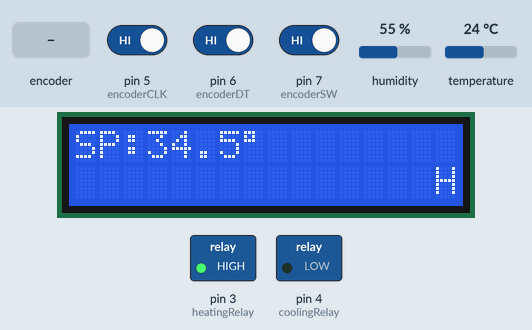
Simulated run of this sketch. Board: Arduino Uno, built with avr-gcc and run on an emulated ATmega328P. On the bench: 16×2 character LCD, switched loads named in the sketch (green lamp = pin HIGH). The inputs (shaded band) are chosen by the test bench; at power-on: temperature 24 °C, pin 7 (encoderSW) HIGH, pin 5 (encoderCLK) HIGH, pin 6 (encoderDT) HIGH, humidity 55 %. EEPROM starts erased; what the sketch prints to the serial monitor is not drawn.

Above: at 1.4 s.
1.5 s: temperature set to 41 °C
At 2.8 s:
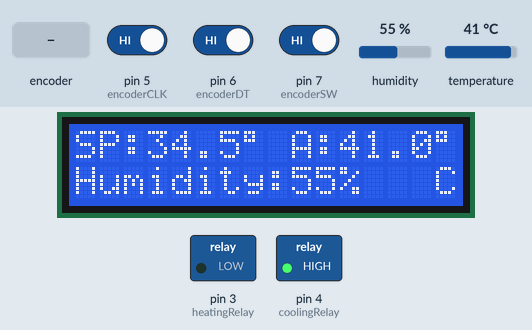
3.5 s: pin 7 (encoderSW) driven LOW
At 4.6 s:
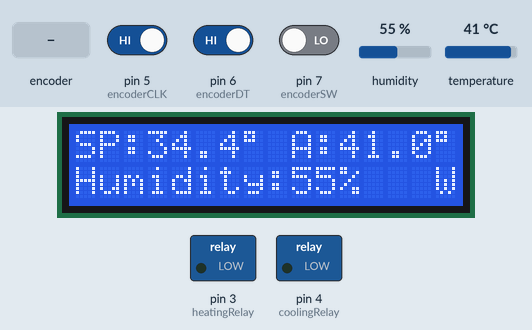
5.0 s: rotary encoder on pin 5 (encoderCLK) / pin 6 (encoderDT) turned 3 steps (first pin leading)
At 6.0 s:
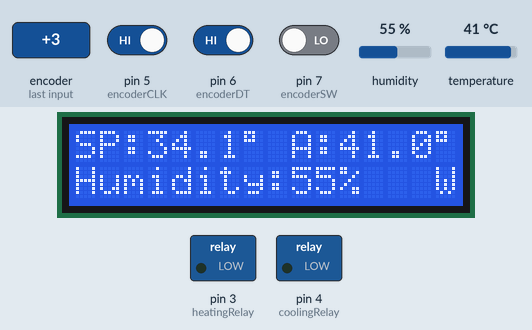
7.1 s: rotary encoder on pin 5 (encoderCLK) / pin 6 (encoderDT) turned 1 step (first pin leading)
At 8.4 s:
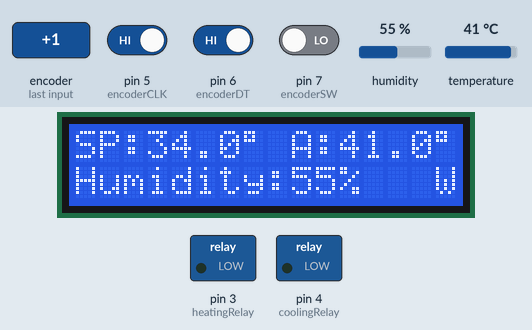
8.8 s: pin 7 (encoderSW) driven HIGH
At 10.1 s:
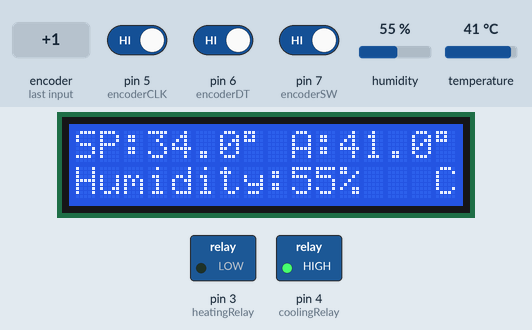
10.4 s: temperature set to 34.7 °C
At 11.8 s:
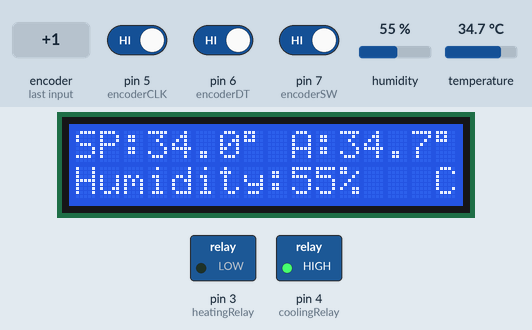
12.5 s: temperature set to 33.5 °C
Timing chart, 0 to 15.5 s (numbered marks = the images above; inputs shaded):
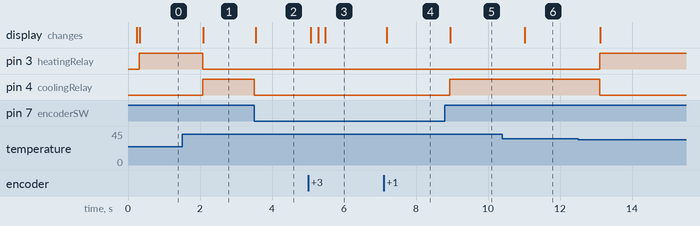

The sketch:

ardBeeQueen.ino
```cpp
/*
  The LCD circuit:
                               GND            display pin 1
    supply voltage for logic   +5V            display pin 2

   10K potentiometer:
   ends to +5V and ground
   LCD VO - contrast           wiper          display pin 3

   LCD RS pin                  digital pin 13 display pin 4
   LCD R/W pin                 GND            display pin 5
   LCD Enable pin              digital pin 12 display pin 6
   LCD D4                      digital pin 11 display pin 11
   LCD D5                      digital pin 10 display pin 12
   LCD D6                      digital pin 9  display pin 13
   LCD D7                      digital pin 8  display pin 14

   220ohm resistor to +5V
   back light anode:+4.2V      220ohm         display pin 15
   back light cathode          GND	          display pin 16
*/

// Include EEPROM library
#include <EEPROM.h>
int eeAddr = 0; // Address to store the set point temp

// Include the DHT library
#include <DHT.h>

// Define DHT pin
#define DHTPIN 2  // Declare Pin Number
// Uncomment one of the below sensors
//#define DHTTYPE DHT11   // DHT 11 used
#define DHTTYPE DHT22   // DHT 22  (AM2302), AM2321
//#define DHTTYPE DHT21   // DHT 21 (AM230)
// Set up DHT sensor
DHT dht(DHTPIN, DHTTYPE);  // Initialize DHT sensor

// Relay pins
const int heatingRelay = 3;  // Relay heating
const int coolingRelay = 4;  // Relay cooling
int heatState = 0;
int heatStateLast = 0;

// Rotary encoder
// Encode pins
const int encoderCLK = 5; // Rotary encoder CLK signal input pin
const int encoderDT = 6; // Rotary encoder DT signal input pin
const int encoderSW = 7; // Rotary encoders switch input pin, goes LOW when pressed
// For storing encoder values
int encoderCLKState = 0;
int encoderDTState = 0;
int encoderSWState = 0;
int encoderDTStateLast = 0;
int encoderSWStateLast = 0;

long encoderSWTimeMillis = 0; // the last time encoder button was toggled
long debounce = 200;   // the debounce time, increase if the output flickers

// The LCD library
#include <LiquidCrystal.h>

// Initialize the library with the numbers of the interface pins
LiquidCrystal lcd(13, 12, 11, 10, 9, 8);

// Columns and rows of the LCD
int lcdColumns = 16;
int lcdRows = 2;

// Variables
float hum = 0;
float temp = 0;

double dewPoint = 0;
double dewPointFast = 0;
float hic = 0;

// For calculation of length of values
String valString = "";
int valLength;

// The goal temp, in degrees celsius
float setPointTemp = 34.5;

// Wait time between reads, in milliseconds
long readMillis = 0; // stores millis
int waitTime = 2000; // millis to wait between reads

// Text to print before temps
String setPointTempText = "SP:";
String actualTempText = "A:";

// Buffer to store float to string
char dtostrfbuffer[5];

void setup(void) {

  // Start LCD
  lcd.begin(lcdColumns, lcdRows);
  // Print a message to the LCD
  lcd.setCursor(0, 0);
  lcd.print("ardBeeQueen");
  lcd.setCursor(0, 1);
  lcd.print("Booting ...");

  // start serial port
  lcd.setCursor(0, 1);
  lcd.print("Starting serial ...");
  Serial.begin(9600);

  Serial.println("ardBeeQueen");
  Serial.println("20191008");
  Serial.println("by Jon Sagebrand");
  Serial.println("jonsagebrand@gmail.com");
  Serial.println();

  // Read set temp from eeprom
  Serial.println("Reading last temp from eeprom ...");
  lcd.setCursor(0, 1);
  lcd.print("Reading last temp ...");
  float f = 0.00f;
  EEPROM.get( eeAddr, f );
  Serial.println( f );

  // Check if there is a value stored in eeprom
  // If so, then use it as set point
  // Else store the predefined value
  if ( isnan(f) ) {
    Serial.println("No value found in eeprom");
    Serial.print("Storing value: ");
    Serial.println(setPointTemp);
    EEPROM.put(eeAddr, setPointTemp);
  } else {
    Serial.print("Found a value stored in eeprom: ");
    Serial.println(f);
    Serial.println("Using it as set point temperature");
    setPointTemp = f;
    Serial.println();
  }

  // Start DHT sensor
  Serial.println("Starting DHT sensor ...");
  lcd.setCursor(0, 1);
  lcd.print("Starting sensor ...");
  dht.begin();  // start up dht sensors

  // Define in- and outputs
  Serial.println("Starting outputs  ...");
  lcd.setCursor(0, 1);
  lcd.print("Starting outputs ...");
  pinMode(heatingRelay, OUTPUT);
  pinMode(coolingRelay, OUTPUT);

  // Define rotary encoder
  Serial.println("Starting inputs ...");
  lcd.setCursor(0, 1);
  lcd.print("Starting inputs ...");
  pinMode(encoderCLK, INPUT);
  pinMode(encoderDT, INPUT);
  pinMode(encoderSW, INPUT);

  lcd.clear();

  printSetPoint();

  Serial.println("Program starts ...");
  Serial.println();

}
void loop(void) {

  // read rotary encoder
  encoderCLKState = digitalRead(encoderCLK);
  encoderDTState = digitalRead(encoderDT);
  encoderSWState = digitalRead(encoderSW);

  // Check encoder if button is pressed
  if ( encoderSWState == 0 ) { // Button is pressed
    if ((encoderDTStateLast == 0) && (encoderDTState == 1)) {
      if (encoderCLKState == 0) {
        setPointTemp += 0.1;
        Serial.print("Counting up set point. New value: ");
      } else {
        setPointTemp -= 0.1;
        Serial.print("Counting down set point. New value: ");
      }
      Serial.println(setPointTemp);
      printSetPoint(); // Prints the new set point to LCD
    }
    encoderDTStateLast = encoderDTState;
  }

  printSetPoint();

  // Check if button is released
  if ( encoderSWState != encoderSWStateLast ) {
    if ( encoderSWState == 0 ) {
      Serial.println("Button is down");
    } else {
      Serial.println("Button is up");
      Serial.print("Storing value new value to eeprom: ");
      Serial.println(setPointTemp);
      EEPROM.put(eeAddr, setPointTemp);
    }
    encoderSWStateLast = encoderSWState;
    Serial.println();
  }

  if ( encoderSWState ) { // Only read values if button is UP
    if ( millis() - readMillis >= waitTime ) {
      Serial.println("Requesting humidity and temperature ...");
      // Reading temperature or humidity takes about 250 milliseconds!
      // Sensor readings may also be up to 2 seconds 'old' (its a very slow sensor)
      hum = dht.readHumidity();
      // Read temperature as Celsius (the default)
      temp = dht.readTemperature();

      // Check if any reads failed and exit early (to try again).
      if (isnan(hum) || isnan(temp)) {
        Serial.println(F("Failed to read from DHT sensor!"));
        return;
      }
      printActualValues(); // Print measured values to serial and LCD
      readMillis = millis();
    }
  }

  if ( temp < setPointTemp && encoderSWState ) { // If temp is below set point and button is up
    digitalWrite(heatingRelay, 1);
    digitalWrite(coolingRelay, 0);
    heatState = 1; // heating
  } else if ( temp > setPointTemp && encoderSWState ) { // If temp is above set point and button is up
    digitalWrite(heatingRelay, 0);
    digitalWrite(coolingRelay, 1);
    heatState = 0; // cooling
  } else {
    digitalWrite(heatingRelay, 0);
    digitalWrite(coolingRelay, 0);
    heatState = 2; // at correct temp
  }

  if ( heatState != heatStateLast ) { // If there has been a change in heating or cooling
    printHeatState();
    heatStateLast = heatState;
  }

}

// dewPoint function NOAA
// reference: http://wahiduddin.net/calc/density_algorithms.htm
double dewPointFunction(double celsius, double humidity) {
  double A0 = 373.15 / (273.15 + celsius);
  double SUM = -7.90298 * (A0 - 1);
  SUM += 5.02808 * log10(A0);
  SUM += -1.3816e-7 * (pow(10, (11.344 * (1 - 1 / A0))) - 1);
  SUM += 8.1328e-3 * (pow(10, (-3.49149 * (A0 - 1))) - 1);
  SUM += log10(1013.246);
  double VP = pow(10, SUM - 3) * humidity;
  double T = log(VP / 0.61078);   // temp var
  return (241.88 * T) / (17.558 - T);
}

// delta max = 0.6544 wrt dewPoint()
// 5x faster than dewPoint()
// reference: http://en.wikipedia.org/wiki/Dew_point
double dewPointFastFunction(double celsius, double humidity) {
  double a = 17.271;
  double b = 237.7;
  double temp = (a * celsius) / (b + celsius) + log(humidity / 100);
  double Td = (b * temp) / (a - temp);
  return Td;
}

int intToStringToLength(int val) { // return how many numbers in integer
  valString = String(val);
  valLength = valString.length();
  return valLength;
}

void printSetPoint() { // prints set point temp to LCD
  lcd.setCursor(0, 0);
  lcd.print(setPointTempText);
  valLength = setPointTempText.length(); // number of characters before digits
  lcd.setCursor(valLength, 0);
  lcd.print(setPointTemp, 1); // prints set point
  dtostrf(setPointTemp, 1, 1, dtostrfbuffer);
  valLength = valLength + strlen(dtostrfbuffer); // number if charaters before digits + number of digits
  lcd.setCursor(valLength, 0);
  lcd.print((char)223); // prints degree sign
  lcd.setCursor(1 + valLength, 0);
  lcd.print(" ");
}

void printActualValues() {
  // Calculate dew points
  dewPoint = dewPointFunction(temp, hum);
  dewPointFast = dewPointFastFunction(temp, hum);

  // Compute heat index in Celsius (isFahrenheit = false)
  hic = dht.computeHeatIndex(temp, hum, false);

  Serial.print("Dew Point: ");
  Serial.println(dewPoint);
  Serial.print("Dew Point Fast: ");
  Serial.println(dewPointFast);
  Serial.print("Heat Index: ");
  Serial.println(hic);

  Serial.print("Temperature: ");
  Serial.println(temp);

  lcd.setCursor(2 + valLength, 0);
  lcd.print(actualTempText);
  valLength = valLength + actualTempText.length();
  lcd.setCursor(2 + valLength, 0);
  lcd.print(temp, 1);
  dtostrf(temp, 1, 1, dtostrfbuffer);
  valLength = valLength + strlen(dtostrfbuffer);
  lcd.setCursor(2 + valLength, 0);
  lcd.print((char)223);
  lcd.setCursor(3 + valLength, 0);
  lcd.print(" ");

  Serial.print("Humidity: ");
  Serial.println(hum);
  lcd.setCursor(0, 1);
  lcd.print("Humidity:");
  lcd.setCursor(9, 1);
  lcd.print(hum, 0);
  valLength = intToStringToLength(hum);
  lcd.setCursor(9 + valLength, 1);
  lcd.print("%  ");

  Serial.println();
}

void printHeatState() {
  if ( heatState == 0 ) {
    Serial.println("Cooling...");
    lcd.setCursor(15, 1);
    lcd.print("C");
  } else if ( heatState == 1 ) {
    Serial.println("Heating...");
    lcd.setCursor(15, 1);
    lcd.print("H");
  } else {
    Serial.println("At goal temp or waiting for button to come up");
    lcd.setCursor(15, 1);
    lcd.print("W");
  }
  Serial.println();
}
```

Measured:
- after the input at 1.5 s, pin 3 (heatingRelay): HIGH → LOW after 0.58 s; pin 4 (coolingRelay): LOW → HIGH after 0.58 s; the display: changes after 0.59 s (image 1)
- after the input at 3.5 s, pin 4 (coolingRelay): HIGH → LOW at once; the display: changes after 0.05 s (image 2)
- after the input at 5.0 s, the display: first changes after 0.08 s (image 3 shows a later state)
- after the input at 7.1 s, the display: changes after 0.08 s (image 4)
- after the input at 8.8 s, pin 4 (coolingRelay): LOW → HIGH after 0.14 s; the display: changes after 0.16 s (image 5)
- after the input at 10.4 s, the display: changes after 0.62 s (image 6)
- after the input at 12.5 s, pin 3 (heatingRelay): LOW → HIGH after 0.60 s; pin 4 (coolingRelay): HIGH → LOW after 0.60 s
